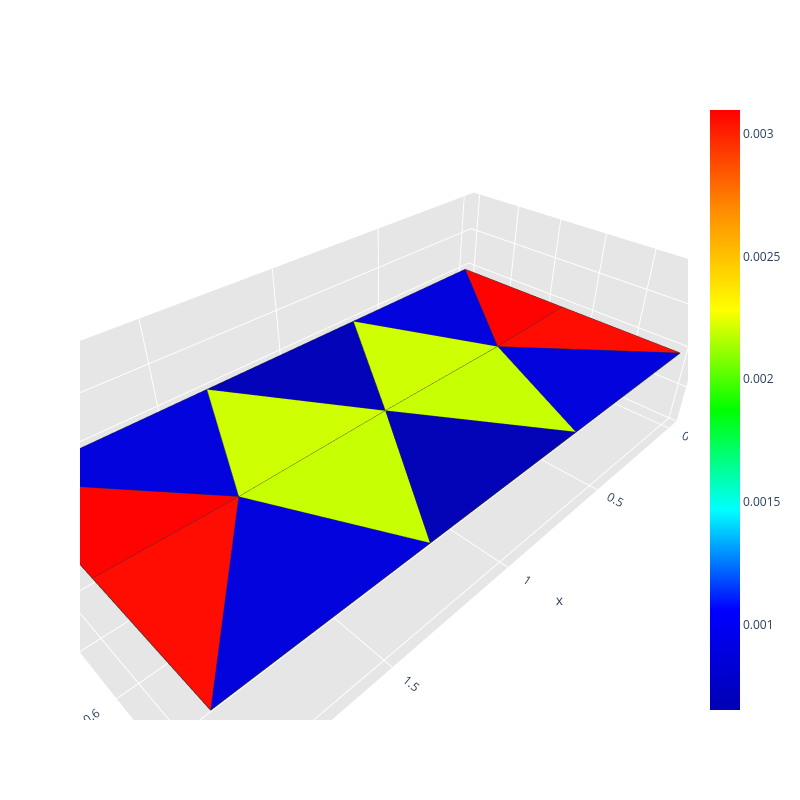
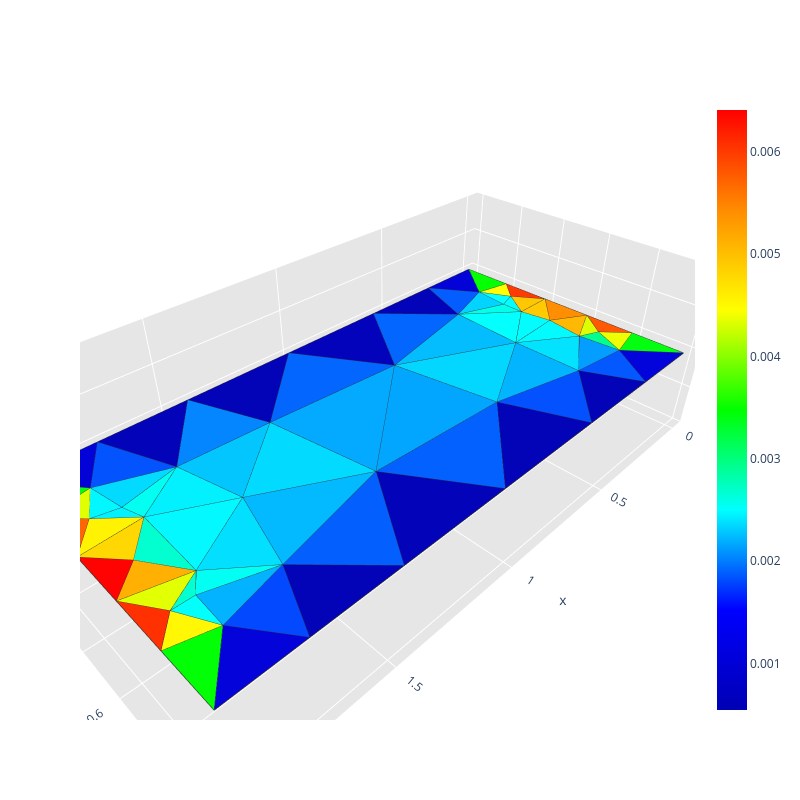
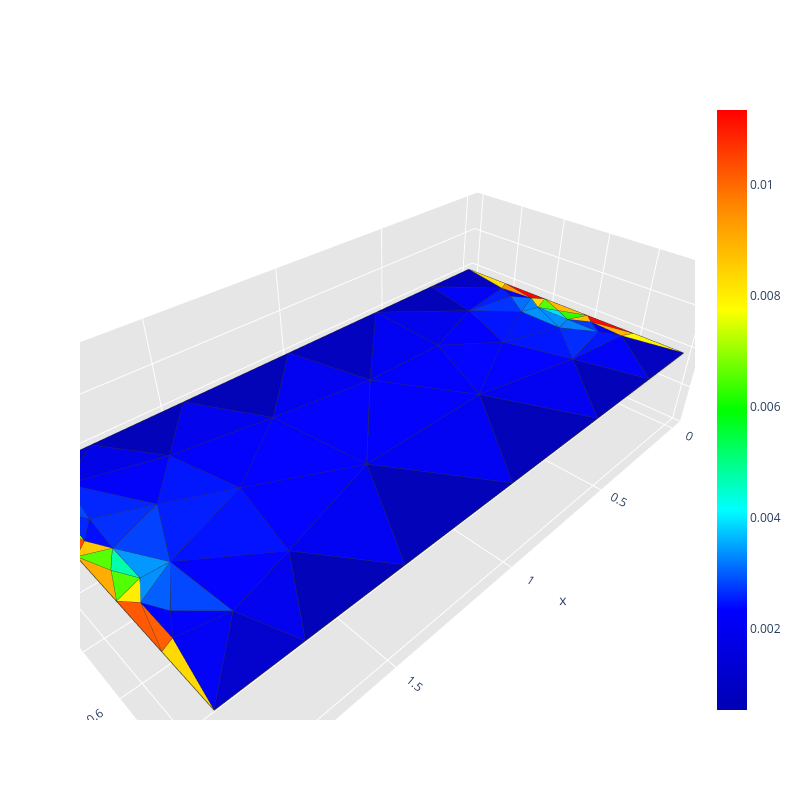
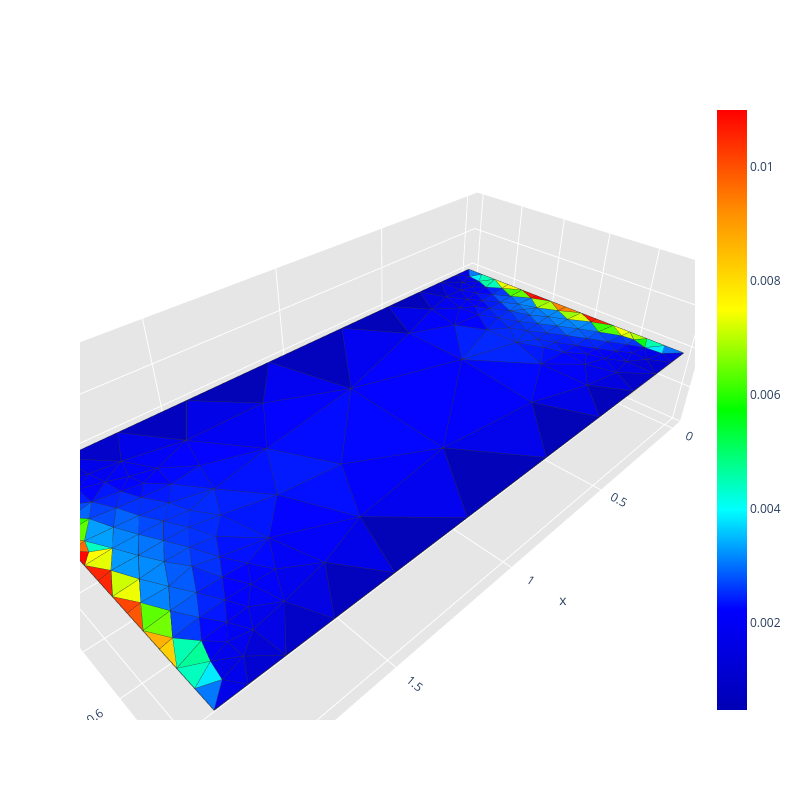

Source (notebook cell) for these figures, in order:
### Code cell
run_refinement_cycle(frequency, wave_incident_direction, polarization, settings, sizes, grid_points, radius_vicinity, path)

### Figure 1 — Plotly figure (JSON) as saved in the notebook; plotly's stock layout.template omitted (floating-point values rounded to 4 significant figures)
{"data": [{"facecolor": ["rgb(255, 0, 0)", "rgb(255, 0, 0)", "rgb(0, 0, 219)", "rgb(0, 0, 219)", "rgb(255, 9, 0)", "rgb(255, 9, 0)", "rgb(0, 0, 219)", "rgb(0, 0, 219)", "rgb(0, 0, 182)", "rgb(0, 0, 180)", "rgb(203, 255, 0)", "rgb(203, 255, 0)", "rgb(196, 255, 0)", "rgb(196, 255, 0)"], "i": [0, 6, 4, 1, 2, 9, 3, 7, 5, 8, 5, 10, 8, 10], "j": [12, 11, 12, 11, 11, 12, 12, 11, 10, 10, 11, 12, 12, 11], "k": [9, 1, 0, 5, 6, 3, 8, 2, 4, 7, 10, 4, 10, 7], "name": "", "type": "mesh3d", "x": [0.0, 2.0, 2.0, 0.0, 0.6667, 1.333, 2.0, 1.333, 0.6667, 0.0, 1.0, 1.574, 0.4259], "y": [0.0, 0.0, 1.0, 1.0, 0.0, 0.0, 0.5, 1.0, 1.0, 0.5, 0.5062, 0.5099, 0.5099], "z": [0.0, 0.0, 0.0, 0.0, 0.0, 0.0, 0.0, 0.0, 0.0, 0.0, 0.0, 0.0, 0.0]}, {"line": {"color": "rgb(50, 50, 50)", "width": 1.5}, "mode": "lines", "showlegend": false, "type": "scatter3d", "x": [0, 0.4259, 0, 0, null, 2, 1.574, 2, 2, null, 0.6667, 0.4259, 0, 0.6667, null, 2, 1.574, 1.333, 2, null, 2, 1.574, 2, 2, null, 0, 0.4259, 0, 0, null, 0, 0.4259, 0.6667, 0, null, 1.333, 1.574, 2, 1.333, null, 1.333, 1, 0.6667, 1.333, null, 0.6667, 1, 1.333, 0.6667, null, 1.333, 1.574, 1, 1.333, null, 1, 0.4259, 0.6667, 1, null, 0.6667, 0.4259, 1, 0.6667, null, 1, 1.574, 1.333, 1, null], "y": [0, 0.5099, 0.5, 0, null, 0.5, 0.5099, 0, 0.5, null, 0, 0.5099, 0, 0, null, 0, 0.5099, 0, 0, null, 1, 0.5099, 0.5, 1, null, 0.5, 0.5099, 1, 0.5, null, 1, 0.5099, 1, 1, null, 1, 0.5099, 1, 1, null, 0, 0.5062, 0, 0, null, 1, 0.5062, 1, 1, null, 0, 0.5099, 0.5062, 0, null, 0.5062, 0.5099, 0, 0.5062, null, 1, 0.5099, 0.5062, 1, null, 0.5062, 0.5099, 1, 0.5062, null], "z": [0, 0, 0, 0, null, 0, 0, 0, 0, null, 0, 0, 0, 0, null, 0, 0, 0, 0, null, 0, 0, 0, 0, null, 0, 0, 0, 0, null, 0, 0, 0, 0, null, 0, 0, 0, 0, null, 0, 0, 0, 0, null, 0, 0, 0, 0, null, 0, 0, 0, 0, null, 0, 0, 0, 0, null, 0, 0, 0, 0, null, 0, 0, 0, 0, null]}, {"hoverinfo": "none", "marker": {"color": [0.0006508, 0.003098], "colorscale": [[0, "rgb(0, 0, 180)"], [0.1667, "rgb(0, 0, 255)"], [0.3333, "rgb(0, 255, 255)"], [0.5, "rgb(0, 255, 0)"], [0.6667, "rgb(255, 255, 0)"], [0.8333, "rgb(255, 140, 0)"], [1, "rgb(255, 0, 0)"]], "showscale": true, "size": 0.1}, "mode": "markers", "showlegend": false, "type": "scatter3d", "x": [0.0], "y": [0.0], "z": [0.0]}], "layout": {"height": 800, "legend": {"bgcolor": "rgba(255,255,255,0.7)", "bordercolor": "lightgray", "borderwidth": 1, "x": 0.2, "xanchor": "left", "y": 0.9, "yanchor": "top"}, "scene": {"aspectratio": {"x": 1, "y": 0.5, "z": 0.3}, "camera": {"eye": {"x": 0.65, "y": 0.65, "z": 0.65}}, "xaxis": {"backgroundcolor": "rgb(230, 230, 230)", "gridcolor": "rgb(255, 255, 255)", "showbackground": true, "zerolinecolor": "rgb(255, 255, 255)"}, "yaxis": {"backgroundcolor": "rgb(230, 230, 230)", "gridcolor": "rgb(255, 255, 255)", "showbackground": true, "zerolinecolor": "rgb(255, 255, 255)"}, "zaxis": {"backgroundcolor": "rgb(230, 230, 230)", "gridcolor": "rgb(255, 255, 255)", "showbackground": true, "zerolinecolor": "rgb(255, 255, 255)"}}, "title": {"text": ""}, "width": 800}}

### Figure 2 — Plotly figure (JSON) as saved in the notebook; plotly's stock layout.template omitted (floating-point values rounded to 4 significant figures; data arrays with more than 128 entries replaced by an {"elided": "..."} marker saying what was removed)
{"data": [{"facecolor": ["rgb(0, 0, 183)", "rgb(0, 81, 255)", "rgb(0, 215, 255)", "rgb(0, 186, 255)", "rgb(0, 255, 231)", "rgb(0, 255, 251)", "rgb(255, 46, 0)", "rgb(0, 209, 255)", "rgb(0, 94, 255)", "rgb(255, 56, 0)", "rgb(0, 163, 255)", "rgb(0, 167, 255)", "rgb(255, 86, 0)", "rgb(0, 176, 255)", "rgb(0, 0, 181)", "rgb(0, 0, 180)", "rgb(0, 90, 255)", "rgb(255, 139, 0)", "rgb(255, 98, 0)", "rgb(0, 246, 255)", "rgb(0, 155, 255)", "rgb(0, 248, 255)", "rgb(0, 0, 182)", "rgb(0, 0, 216)", "rgb(0, 195, 255)", "rgb(0, 255, 204)", "rgb(0, 70, 255)", "rgb(0, 250, 255)", "rgb(255, 0, 0)", "rgb(0, 0, 213)", "rgb(0, 0, 181)", "rgb(0, 0, 181)", "rgb(0, 0, 213)", "rgb(0, 211, 255)", "rgb(0, 100, 255)", "rgb(0, 182, 255)", "rgb(0, 255, 2)", "rgb(2, 255, 0)", "rgb(0, 0, 215)", "rgb(0, 255, 12)", "rgb(0, 255, 11)", "rgb(0, 215, 255)", "rgb(0, 238, 255)", "rgb(0, 131, 255)", "rgb(0, 220, 255)", "rgb(0, 223, 255)", "rgb(0, 0, 183)", "rgb(0, 93, 255)", "rgb(0, 255, 241)", "rgb(0, 177, 255)", "rgb(0, 0, 184)", "rgb(0, 86, 255)", "rgb(0, 99, 255)", "rgb(236, 255, 0)", "rgb(0, 78, 255)", "rgb(222, 255, 0)", "rgb(255, 251, 0)", "rgb(255, 244, 0)", "rgb(255, 173, 0)", "rgb(0, 255, 141)", "rgb(255, 181, 0)", "rgb(255, 213, 0)", "rgb(255, 240, 0)", "rgb(223, 255, 0)", "rgb(0, 244, 255)", "rgb(219, 255, 0)", "rgb(0, 255, 239)", "rgb(0, 255, 254)", "rgb(255, 196, 0)", "rgb(0, 255, 249)", "rgb(255, 199, 0)", "rgb(0, 237, 255)", "rgb(0, 255, 207)", "rgb(0, 251, 255)"], "i": [19, 19, 36, 33, 6, 4, 23, 6, 26, 32, 34, 35, 30, 12, 27, 28, 38, 31, 21, 14, 41, 11, 16, 3, 36, 13, 39, 33, 22, 1, 25, 18, 15, 35, 17, 34, 2, 0, 24, 29, 20, 37, 13, 36, 39, 33, 26, 34, 12, 33, 17, 28, 35, 7, 41, 10, 32, 23, 14, 11, 30, 21, 13, 22, 5, 11, 13, 9, 31, 8, 4, 5, 14, 4], "j": [36, 46, 46, 38, 38, 38, 8, 44, 42, 9, 42, 37, 7, 43, 42, 41, 44, 48, 10, 40, 45, 48, 38, 45, 40, 47, 43, 48, 47, 46, 39, 37, 44, 42, 37, 40, 43, 44, 43, 45, 46, 40, 40, 37, 40, 41, 34, 39, 39, 42, 35, 45, 38, 45, 42, 46, 44, 43, 47, 45, 48, 47, 10, 8, 46, 7, 36, 44, 9, 43, 48, 10, 8, 9], "k": [18, 36, 5, 35, 4, 33, 22, 38, 34, 31, 35, 34, 29, 39, 26, 27, 15, 30, 20, 13, 11, 33, 15, 28, 37, 14, 24, 4, 21, 19, 24, 17, 0, 33, 35, 39, 23, 32, 2, 3, 1, 34, 36, 18, 14, 11, 25, 25, 14, 41, 16, 41, 16, 29, 27, 20, 9, 8, 22, 7, 11, 13, 21, 14, 10, 30, 5, 6, 4, 12, 31, 13, 12, 6], "name": "", "type": "mesh3d", "x": [0.0, 2.0, 2.0, 0.0, 0.1567, 1.829, 0.1555, 0.08269, 1.926, 0.07927, 1.913, 0.1605, 1.858, 1.807, 1.814, 0.2605, 0.5778, 1.0, 1.421, 1.737, 2.0, 2.0, 2.0, 2.0, 1.746, 1.442, 1.036, 0.5987, 0.2678, 0.0, 0.0, 0.0, 0.0, 0.3664, 1.239, 0.7918, 1.631, 1.307, 0.3484, 1.652, 1.575, 0.3676, 0.7176, 1.864, 0.1406, 0.1464, 1.852, 1.905, 0.1367], "y": [0.0, 0.0, 1.0, 1.0, 0.3998, 0.3156, 0.3114, 0.7011, 0.714, 0.2886, 0.2949, 0.6684, 0.7158, 0.3912, 0.6509, 0.0, 0.0, 0.0, 0.0, 0.0, 0.2053, 0.4021, 0.5999, 0.7967, 1.0, 1.0, 1.0, 1.0, 1.0, 0.7944, 0.5976, 0.4008, 0.204, 0.5312, 0.6928, 0.3271, 0.2715, 0.2892, 0.2388, 0.7855, 0.5135, 0.8006, 0.7199, 0.8353, 0.1738, 0.8274, 0.1812, 0.511, 0.5196], "z": [0.0, 0.0, 0.0, 0.0, 0.0, 0.0, 0.0, 0.0, 0.0, 0.0, 0.0, 0.0, 0.0, 0.0, 0.0, 0.0, 0.0, 0.0, 0.0, 0.0, 0.0, 0.0, 0.0, 0.0, 0.0, 0.0, 0.0, 0.0, 0.0, 0.0, 0.0, 0.0, 0.0, 0.0, 0.0, 0.0, 0.0, 0.0, 0.0, 0.0, 0.0, 0.0, 0.0, 0.0, 0.0, 0.0, 0.0, 0.0, 0.0]}, {"line": {"color": "rgb(50, 50, 50)", "width": 1.5}, "mode": "lines", "showlegend": false, "type": "scatter3d", "x": {"elided": "370 float values"}, "y": {"elided": "370 float values"}, "z": {"elided": "370 int values"}}, {"hoverinfo": "none", "marker": {"color": [0.0005464, 0.006406], "colorscale": [[0, "rgb(0, 0, 180)"], [0.1667, "rgb(0, 0, 255)"], [0.3333, "rgb(0, 255, 255)"], [0.5, "rgb(0, 255, 0)"], [0.6667, "rgb(255, 255, 0)"], [0.8333, "rgb(255, 140, 0)"], [1, "rgb(255, 0, 0)"]], "showscale": true, "size": 0.1}, "mode": "markers", "showlegend": false, "type": "scatter3d", "x": [0.0], "y": [0.0], "z": [0.0]}], "layout": {"height": 800, "legend": {"bgcolor": "rgba(255,255,255,0.7)", "bordercolor": "lightgray", "borderwidth": 1, "x": 0.2, "xanchor": "left", "y": 0.9, "yanchor": "top"}, "scene": {"aspectratio": {"x": 1, "y": 0.5, "z": 0.3}, "camera": {"eye": {"x": 0.65, "y": 0.65, "z": 0.65}}, "xaxis": {"backgroundcolor": "rgb(230, 230, 230)", "gridcolor": "rgb(255, 255, 255)", "showbackground": true, "zerolinecolor": "rgb(255, 255, 255)"}, "yaxis": {"backgroundcolor": "rgb(230, 230, 230)", "gridcolor": "rgb(255, 255, 255)", "showbackground": true, "zerolinecolor": "rgb(255, 255, 255)"}, "zaxis": {"backgroundcolor": "rgb(230, 230, 230)", "gridcolor": "rgb(255, 255, 255)", "showbackground": true, "zerolinecolor": "rgb(255, 255, 255)"}}, "title": {"text": ""}, "width": 800}}

### Figure 3 — Plotly figure (JSON) as saved in the notebook; plotly's stock layout.template omitted (floating-point values rounded to 4 significant figures; data arrays with more than 128 entries replaced by an {"elided": "..."} marker saying what was removed)
{"data": [{"facecolor": ["rgb(255, 243, 0)", "rgb(0, 0, 244)", "rgb(0, 0, 183)", "rgb(0, 0, 189)", "rgb(255, 220, 0)", "rgb(255, 214, 0)", "rgb(0, 0, 190)", "rgb(0, 0, 244)", "rgb(0, 35, 255)", "rgb(0, 0, 252)", "rgb(0, 20, 255)", "rgb(0, 0, 182)", "rgb(0, 27, 255)", "rgb(0, 0, 246)", "rgb(0, 0, 238)", "rgb(0, 0, 202)", "rgb(0, 0, 228)", "rgb(0, 0, 183)", "rgb(0, 0, 243)", "rgb(0, 0, 182)", "rgb(0, 0, 251)", "rgb(0, 15, 255)", "rgb(0, 2, 255)", "rgb(0, 0, 253)", "rgb(0, 0, 240)", "rgb(0, 151, 255)", "rgb(0, 0, 236)", "rgb(0, 0, 188)", "rgb(0, 0, 233)", "rgb(0, 0, 183)", "rgb(0, 0, 183)", "rgb(0, 41, 255)", "rgb(0, 0, 240)", "rgb(0, 48, 255)", "rgb(0, 17, 255)", "rgb(0, 20, 255)", "rgb(0, 68, 255)", "rgb(0, 0, 200)", "rgb(0, 28, 255)", "rgb(0, 0, 180)", "rgb(0, 0, 254)", "rgb(0, 0, 248)", "rgb(0, 20, 255)", "rgb(0, 64, 255)", "rgb(0, 0, 250)", "rgb(0, 0, 241)", "rgb(0, 20, 255)", "rgb(255, 176, 0)", "rgb(158, 255, 0)", "rgb(255, 93, 0)", "rgb(0, 0, 234)", "rgb(0, 68, 255)", "rgb(255, 144, 0)", "rgb(0, 44, 255)", "rgb(0, 0, 250)", "rgb(0, 0, 251)", "rgb(0, 0, 249)", "rgb(0, 0, 239)", "rgb(0, 142, 255)", "rgb(0, 0, 248)", "rgb(0, 139, 255)", "rgb(0, 222, 255)", "rgb(50, 255, 0)", "rgb(0, 0, 247)", "rgb(0, 149, 255)", "rgb(0, 36, 255)", "rgb(0, 0, 249)", "rgb(0, 255, 170)", "rgb(0, 10, 255)", "rgb(0, 0, 250)", "rgb(0, 92, 255)", "rgb(0, 142, 255)", "rgb(0, 128, 255)", "rgb(0, 57, 255)", "rgb(44, 255, 0)", "rgb(0, 109, 255)", "rgb(83, 255, 0)", "rgb(0, 129, 255)", "rgb(84, 255, 0)", "rgb(80, 255, 0)", "rgb(255, 187, 0)", "rgb(255, 197, 0)", "rgb(255, 214, 0)", "rgb(255, 235, 0)", "rgb(255, 170, 0)", "rgb(255, 86, 0)", "rgb(255, 76, 0)", "rgb(255, 0, 0)", "rgb(255, 181, 0)", "rgb(255, 5, 0)"], "i": [3, 4, 38, 4, 0, 2, 25, 25, 54, 45, 6, 26, 8, 46, 37, 34, 29, 35, 2, 29, 11, 47, 43, 44, 26, 30, 47, 27, 26, 37, 36, 21, 44, 17, 5, 43, 12, 1, 52, 28, 51, 46, 5, 11, 49, 36, 46, 4, 14, 33, 46, 20, 42, 15, 45, 44, 50, 51, 18, 7, 24, 24, 14, 16, 13, 20, 23, 15, 22, 19, 12, 16, 21, 24, 24, 17, 31, 23, 10, 13, 19, 22, 18, 13, 32, 16, 22, 23, 40, 39], "j": [39, 48, 48, 38, 8, 7, 8, 49, 55, 48, 48, 49, 49, 55, 48, 56, 55, 47, 56, 46, 56, 52, 50, 52, 53, 55, 56, 53, 50, 45, 44, 48, 47, 49, 49, 48, 56, 55, 54, 51, 52, 52, 43, 54, 50, 45, 54, 39, 30, 7, 51, 55, 8, 54, 53, 53, 53, 53, 5, 56, 18, 10, 55, 7, 11, 14, 8, 9, 15, 6, 11, 11, 6, 6, 40, 5, 9, 5, 41, 9, 40, 31, 41, 32, 9, 32, 30, 41, 41, 40], "k": [4, 38, 37, 3, 42, 33, 0, 8, 20, 43, 4, 25, 17, 54, 45, 2, 46, 34, 7, 28, 47, 11, 45, 47, 50, 1, 34, 26, 49, 36, 35, 6, 35, 5, 43, 21, 11, 29, 11, 27, 44, 51, 21, 15, 43, 44, 52, 19, 22, 16, 28, 14, 23, 20, 44, 51, 45, 27, 21, 12, 21, 18, 30, 12, 15, 22, 17, 13, 20, 4, 16, 13, 24, 19, 10, 23, 15, 18, 18, 32, 24, 15, 23, 16, 31, 33, 31, 42, 10, 19], "name": "", "type": "mesh3d", "x": [0.0, 2.0, 2.0, 0.0, 0.04765, 0.1567, 0.08269, 1.964, 0.0456, 1.962, 0.04675, 1.844, 1.926, 1.924, 1.952, 1.922, 1.962, 0.07927, 0.08041, 0.03504, 1.913, 0.1596, 1.96, 0.03367, 0.08179, 0.2424, 0.5629, 1.0, 1.437, 1.757, 2.0, 2.0, 2.0, 2.0, 1.759, 1.439, 1.003, 0.5654, 0.244, 0.0, 0.0, 0.0, 0.0, 0.3962, 1.235, 0.7244, 1.619, 1.612, 0.3171, 0.2951, 0.5825, 1.284, 1.556, 0.9174, 1.755, 1.891, 1.823], "y": [0.0, 0.0, 1.0, 1.0, 0.7772, 0.3998, 0.7011, 0.7845, 0.2176, 0.5027, 0.4964, 0.5804, 0.714, 0.5751, 0.2182, 0.4366, 0.6438, 0.2886, 0.4246, 0.6382, 0.2949, 0.5781, 0.3625, 0.3568, 0.5632, 0.0, 0.0, 0.0, 0.0, 0.0, 0.2003, 0.4001, 0.6, 0.7999, 1.0, 1.0, 1.0, 1.0, 1.0, 0.7996, 0.5998, 0.4, 0.2002, 0.4941, 0.6505, 0.6522, 0.2118, 0.7601, 0.7433, 0.249, 0.3429, 0.2749, 0.4758, 0.3344, 0.3709, 0.118, 0.8176], "z": [0.0, 0.0, 0.0, 0.0, 0.0, 0.0, 0.0, 0.0, 0.0, 0.0, 0.0, 0.0, 0.0, 0.0, 0.0, 0.0, 0.0, 0.0, 0.0, 0.0, 0.0, 0.0, 0.0, 0.0, 0.0, 0.0, 0.0, 0.0, 0.0, 0.0, 0.0, 0.0, 0.0, 0.0, 0.0, 0.0, 0.0, 0.0, 0.0, 0.0, 0.0, 0.0, 0.0, 0.0, 0.0, 0.0, 0.0, 0.0, 0.0, 0.0, 0.0, 0.0, 0.0, 0.0, 0.0, 0.0, 0.0]}, {"line": {"color": "rgb(50, 50, 50)", "width": 1.5}, "mode": "lines", "showlegend": false, "type": "scatter3d", "x": {"elided": "450 float values"}, "y": {"elided": "450 float values"}, "z": {"elided": "450 int values"}}, {"hoverinfo": "none", "marker": {"color": [0.000528, 0.01135], "colorscale": [[0, "rgb(0, 0, 180)"], [0.1667, "rgb(0, 0, 255)"], [0.3333, "rgb(0, 255, 255)"], [0.5, "rgb(0, 255, 0)"], [0.6667, "rgb(255, 255, 0)"], [0.8333, "rgb(255, 140, 0)"], [1, "rgb(255, 0, 0)"]], "showscale": true, "size": 0.1}, "mode": "markers", "showlegend": false, "type": "scatter3d", "x": [0.0], "y": [0.0], "z": [0.0]}], "layout": {"height": 800, "legend": {"bgcolor": "rgba(255,255,255,0.7)", "bordercolor": "lightgray", "borderwidth": 1, "x": 0.2, "xanchor": "left", "y": 0.9, "yanchor": "top"}, "scene": {"aspectratio": {"x": 1, "y": 0.5, "z": 0.3}, "camera": {"eye": {"x": 0.65, "y": 0.65, "z": 0.65}}, "xaxis": {"backgroundcolor": "rgb(230, 230, 230)", "gridcolor": "rgb(255, 255, 255)", "showbackground": true, "zerolinecolor": "rgb(255, 255, 255)"}, "yaxis": {"backgroundcolor": "rgb(230, 230, 230)", "gridcolor": "rgb(255, 255, 255)", "showbackground": true, "zerolinecolor": "rgb(255, 255, 255)"}, "zaxis": {"backgroundcolor": "rgb(230, 230, 230)", "gridcolor": "rgb(255, 255, 255)", "showbackground": true, "zerolinecolor": "rgb(255, 255, 255)"}}, "title": {"text": ""}, "width": 800}}

### Figure 4 — Plotly figure (JSON) as saved in the notebook; plotly's stock layout.template omitted (floating-point values rounded to 4 significant figures; data arrays with more than 128 entries replaced by an {"elided": "..."} marker saying what was removed)
{"data": [{"facecolor": {"elided": "323 str values"}, "i": {"elided": "323 int values"}, "j": {"elided": "323 int values"}, "k": {"elided": "323 int values"}, "name": "", "type": "mesh3d", "x": {"elided": "187 float values"}, "y": {"elided": "187 float values"}, "z": {"elided": "187 float values"}}, {"line": {"color": "rgb(50, 50, 50)", "width": 1.5}, "mode": "lines", "showlegend": false, "type": "scatter3d", "x": {"elided": "1615 float values"}, "y": {"elided": "1615 float values"}, "z": {"elided": "1615 int values"}}, {"hoverinfo": "none", "marker": {"color": [0.0004612, 0.011], "colorscale": [[0, "rgb(0, 0, 180)"], [0.1667, "rgb(0, 0, 255)"], [0.3333, "rgb(0, 255, 255)"], [0.5, "rgb(0, 255, 0)"], [0.6667, "rgb(255, 255, 0)"], [0.8333, "rgb(255, 140, 0)"], [1, "rgb(255, 0, 0)"]], "showscale": true, "size": 0.1}, "mode": "markers", "showlegend": false, "type": "scatter3d", "x": [0.0], "y": [0.0], "z": [0.0]}], "layout": {"height": 800, "legend": {"bgcolor": "rgba(255,255,255,0.7)", "bordercolor": "lightgray", "borderwidth": 1, "x": 0.2, "xanchor": "left", "y": 0.9, "yanchor": "top"}, "scene": {"aspectratio": {"x": 1, "y": 0.5, "z": 0.3}, "camera": {"eye": {"x": 0.65, "y": 0.65, "z": 0.65}}, "xaxis": {"backgroundcolor": "rgb(230, 230, 230)", "gridcolor": "rgb(255, 255, 255)", "showbackground": true, "zerolinecolor": "rgb(255, 255, 255)"}, "yaxis": {"backgroundcolor": "rgb(230, 230, 230)", "gridcolor": "rgb(255, 255, 255)", "showbackground": true, "zerolinecolor": "rgb(255, 255, 255)"}, "zaxis": {"backgroundcolor": "rgb(230, 230, 230)", "gridcolor": "rgb(255, 255, 255)", "showbackground": true, "zerolinecolor": "rgb(255, 255, 255)"}}, "title": {"text": ""}, "width": 800}}
